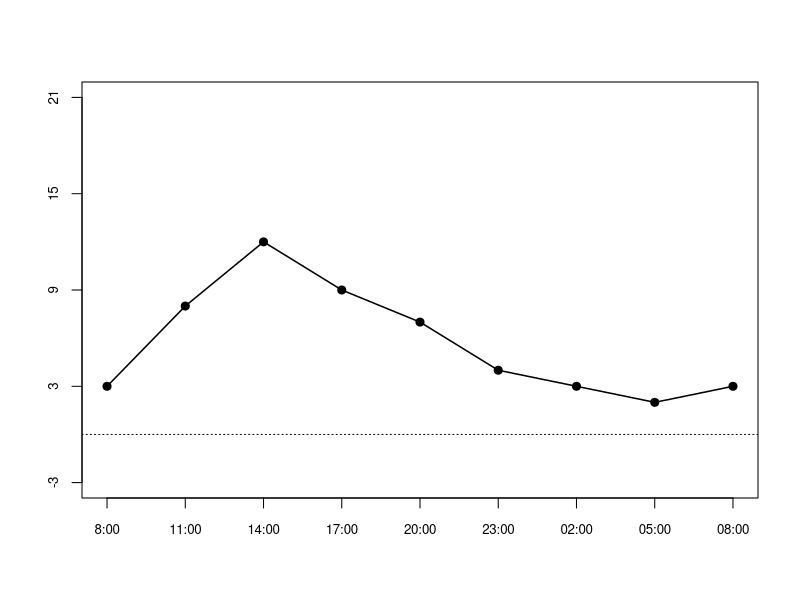
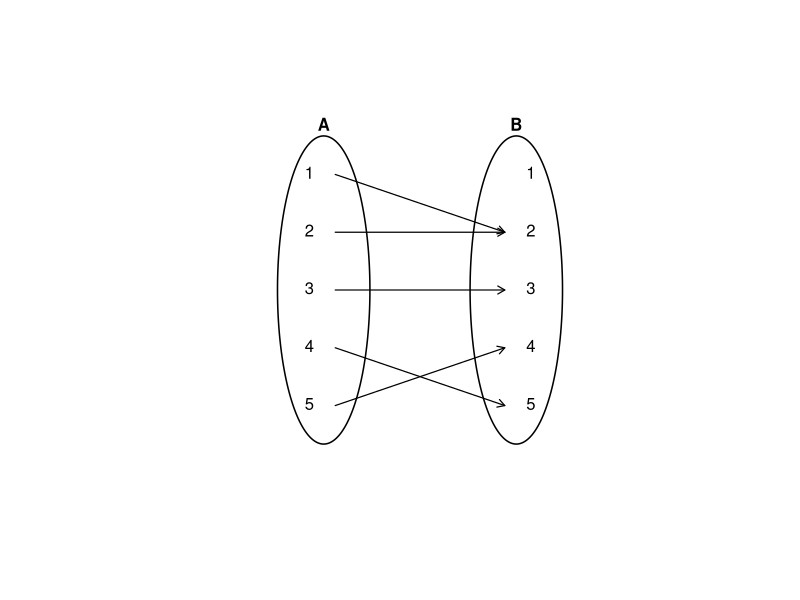
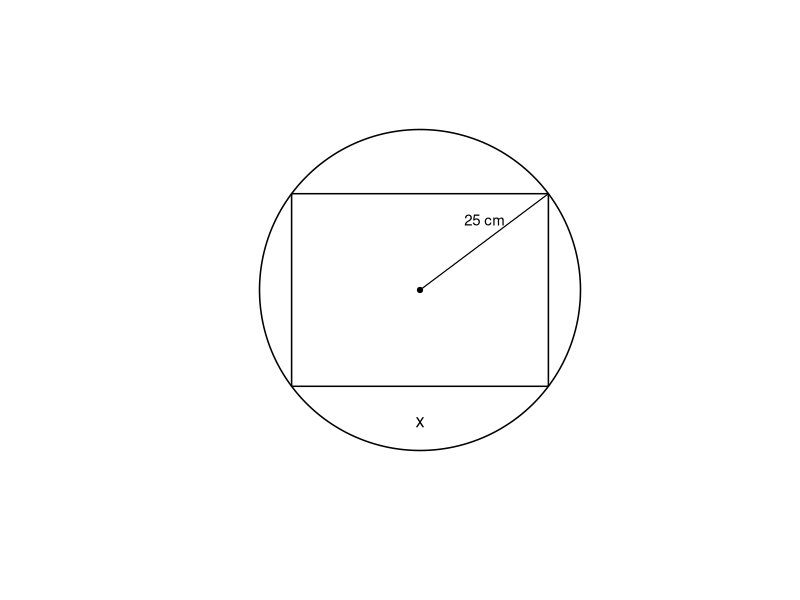
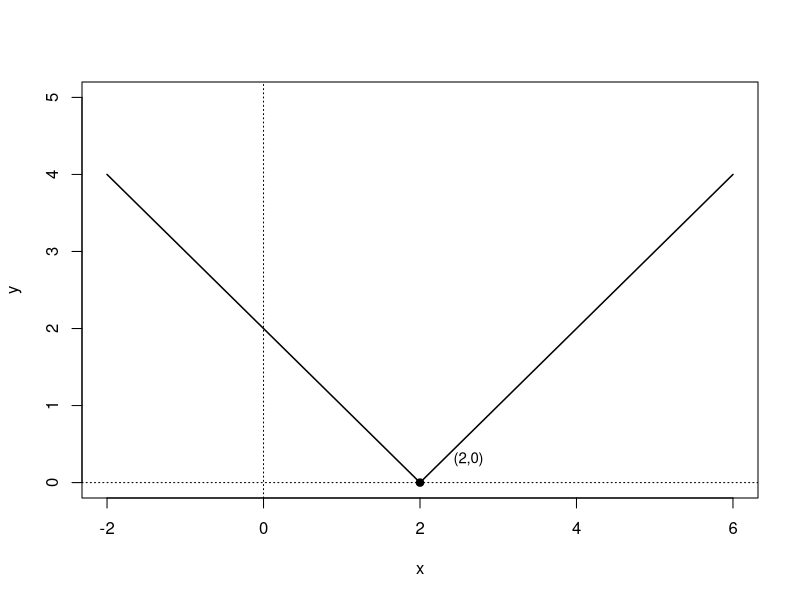
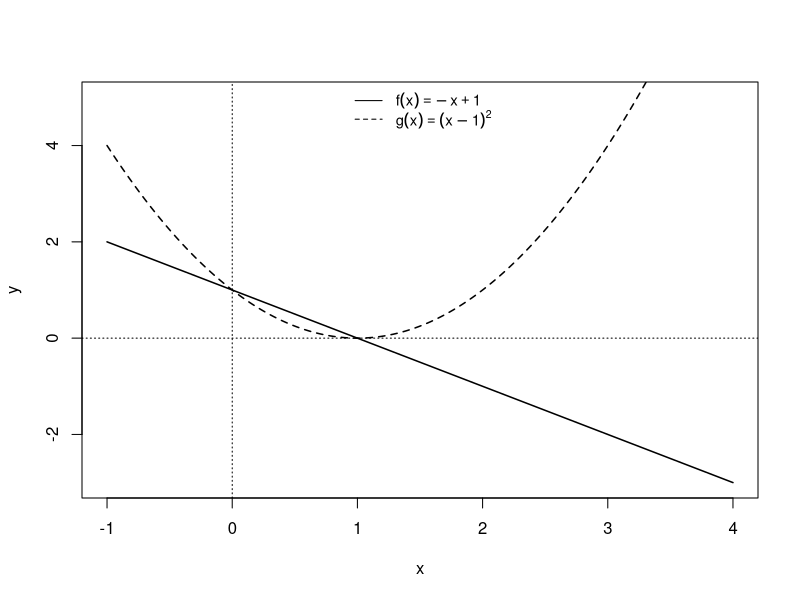
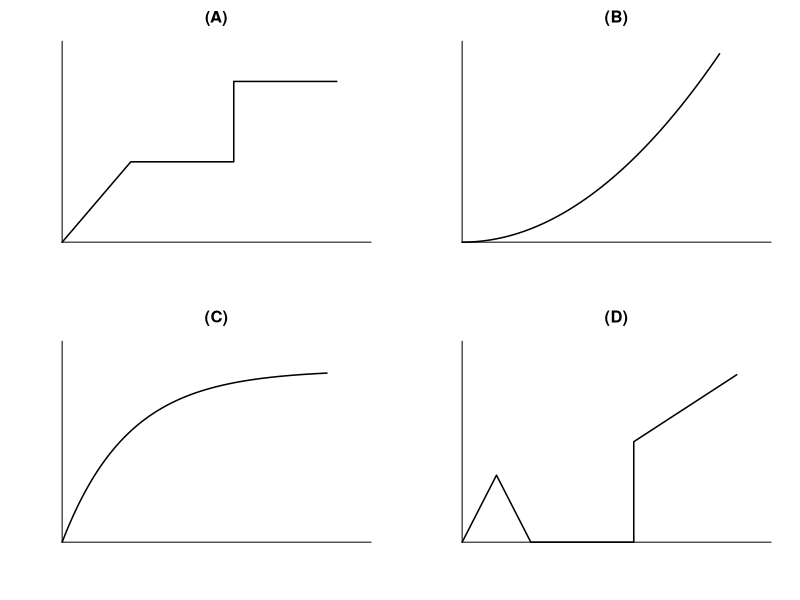
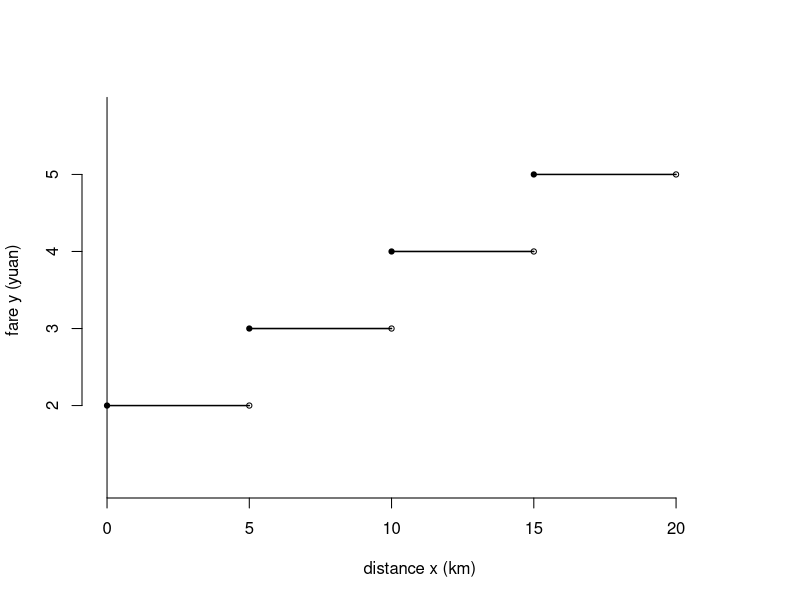
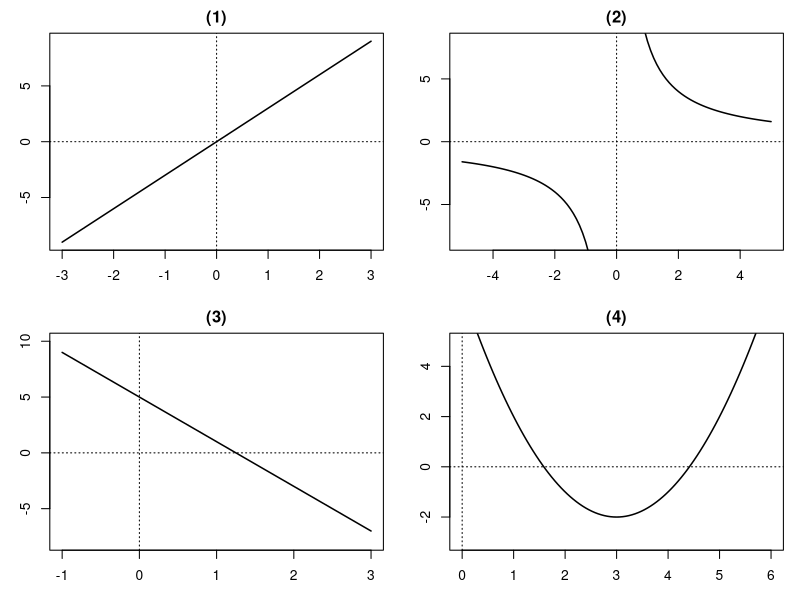

R code for these plots, in order:
setwd("C:/Users/18904/Github/senior-mathematics/codes")
if(!dir.exists("../figures"))dir.create("../figures")

# week9-1: temperature curve from 8:00 to next day 8:00
draw1=function(){
  x=0:8
  y=c(3,8,12,9,7,4,3,2,3)
  lab=c("8:00","11:00","14:00","17:00","20:00","23:00","02:00","05:00","08:00")
  plot(x,y,type="o",pch=19,lwd=1.5,xaxt="n",yaxt="n",xlab="",ylab="",ylim=c(-3,21))
  axis(1,at=x,labels=lab,cex.axis=0.8)
  axis(2,at=c(-3,3,9,15,21),cex.axis=0.8)
  abline(h=0,lty=3)
}
cairo_pdf("../figures/week9-1.pdf",width=4,height=4,family="SimSun");draw1();dev.off()
svglite::svglite("../figures/week9-1.svg",width=4,height=4);draw1();dev.off()

# week9-2: arrow mapping A={1..5} to B={1..5}
draw2=function(){
  plot(0,0,xlim=c(0,10),ylim=c(0,10),type="n",asp=1,axes=FALSE,xlab="",ylab="")
  theta=seq(0,2*pi,length=200)
  # ellipses as tall ovals
  cx=2.5;cy=5;rx=1.2;ry=4.0
  polygon(cx+rx*cos(theta),cy+ry*sin(theta),lwd=1.5)
  cx2=7.5
  polygon(cx2+rx*cos(theta),cy+ry*sin(theta),lwd=1.5)
  text(cx,9.3,"A",font=2)
  text(cx2,9.3,"B",font=2)
  # elements 1..5 vertically
  ys=seq(8,2,by=-1.5)
  text(rep(cx,5),ys,as.character(1:5),pos=2)
  text(rep(cx2,5),ys,as.character(1:5),pos=4)
  # arrows: 1->2, 2->2, 3->3, 4->5, 5->4
  src=c(1,2,3,4,5);dst=c(2,2,3,5,4)
  for(i in 1:5){
    arrows(cx+0.3,ys[src[i]],cx2-0.3,ys[dst[i]],length=0.08,lwd=1.2)
  }
}
cairo_pdf("../figures/week9-2.pdf",width=4,height=4,family="SimSun");draw2();dev.off()
svglite::svglite("../figures/week9-2.svg",width=4,height=4);draw2();dev.off()

# week9-3: circle radius 25 with inscribed rectangle
draw3=function(){
  plot(0,0,xlim=c(-30,30),ylim=c(-30,30),type="n",asp=1,axes=FALSE,xlab="",ylab="")
  theta=seq(0,2*pi,length=200)
  lines(25*cos(theta),25*sin(theta),lwd=1.5)
  # rectangle centered, width x=40, height 30
  rx=20;ry=15
  rect(-rx,-ry,rx,ry,lwd=1.5)
  points(0,0,pch=19,cex=0.7)
  segments(0,0,rx,ry,lwd=1.2)
  text(rx/2,ry/2+1,"25 cm",pos=3,cex=0.9)
  text(0,-ry-3,"x",pos=1,cex=1.1)
}
cairo_pdf("../figures/week9-3.pdf",width=4,height=4,family="SimSun");draw3();dev.off()
svglite::svglite("../figures/week9-3.svg",width=4,height=4);draw3();dev.off()

# week9-4: y=|x-2| V shape vertex (2,0)
draw4=function(){
  x=seq(-2,6,length=200);y=abs(x-2)
  plot(x,y,type="l",lwd=1.5,xlab="x",ylab="y",ylim=c(0,5))
  abline(h=0,v=0,lty=3)
  points(2,0,pch=19)
  text(2.3,0.3,"(2,0)",pos=4,cex=0.9)
}
cairo_pdf("../figures/week9-4.pdf",width=4,height=4,family="SimSun");draw4();dev.off()
svglite::svglite("../figures/week9-4.svg",width=4,height=4);draw4();dev.off()

# week9-5: f(x)=-x+1 and g(x)=(x-1)^2 on same axes
draw5=function(){
  x=seq(-1,4,length=200)
  plot(x,-x+1,type="l",lwd=1.5,xlab="x",ylab="y",ylim=c(-3,5))
  lines(x,(x-1)^2,lwd=1.5,lty=2)
  abline(h=0,v=0,lty=3)
  legend("top",legend=c(expression(f(x)==-x+1),expression(g(x)==(x-1)^2)),lty=c(1,2),bty="n",cex=0.9)
}
cairo_pdf("../figures/week9-5.pdf",width=4,height=4,family="SimSun");draw5();dev.off()
svglite::svglite("../figures/week9-5.svg",width=4,height=4);draw5();dev.off()

# week9-6: four distance-time graphs A,B,C,D
draw6=function(){
  par(mfrow=c(2,2),mar=c(3,3,2,1))
  # A: rise-flat-rise
  plot(c(0,2,5,5,8),c(0,2,2,4,4),type="l",lwd=1.5,axes=FALSE,xlab="",ylab="",main="(A)",ylim=c(0,5),xlim=c(0,9))
  segments(0,0,0,5,lwd=1);segments(0,0,9,0,lwd=1)
  text(4.5,-0.5,"time",pos=1);text(-0.3,2.5,"distance from home",pos=2,srt=90,cex=0.8)
  # B: concave up rising
  xs=seq(0,5,length=100);ys=0.3*xs^2
  plot(xs,ys,type="l",lwd=1.5,axes=FALSE,xlab="",ylab="",main="(B)",ylim=c(0,8),xlim=c(0,6))
  segments(0,0,0,8,lwd=1);segments(0,0,6,0,lwd=1)
  # C: concave down plateau
  xs=seq(0,6,length=100);ys=6*(1-exp(-xs/1.5))
  plot(xs,ys,type="l",lwd=1.5,axes=FALSE,xlab="",ylab="",main="(C)",ylim=c(0,7),xlim=c(0,7))
  segments(0,0,0,7,lwd=1);segments(0,0,7,0,lwd=1)
  # D: rise-peak-fall-zero-rise
  plot(c(0,1,2,3,5,5,8),c(0,2,0,0,0,3,5),type="l",lwd=1.5,axes=FALSE,xlab="",ylab="",main="(D)",ylim=c(0,6),xlim=c(0,9))
  segments(0,0,0,6,lwd=1);segments(0,0,9,0,lwd=1)
}
cairo_pdf("../figures/week9-6.pdf",width=8,height=8,family="SimSun");draw6();dev.off()
svglite::svglite("../figures/week9-6.svg",width=8,height=8);draw6();dev.off()

# week9-7: bus fare step function 0<x<=20
draw7=function(){
  plot(0,0,xlim=c(0,22),ylim=c(1,6),type="n",axes=FALSE,xlab="distance x (km)",ylab="fare y (yuan)")
  segments(0,0,0,6,lwd=1);segments(0,0,22,0,lwd=1)
  breaks=c(0,5,10,15,20);vals=c(2,3,4,5)
  for(i in 1:4){
    segments(breaks[i],vals[i],breaks[i+1],vals[i],lwd=1.5)
    points(breaks[i],vals[i],pch=19,cex=0.7)
    points(breaks[i+1],vals[i],pch=1,cex=0.7)
  }
  axis(1,at=breaks,labels=as.character(breaks));axis(2,at=2:5)
  abline(h=0,lty=3)
}
cairo_pdf("../figures/week9-7.pdf",width=4,height=4,family="SimSun");draw7();dev.off()
svglite::svglite("../figures/week9-7.svg",width=4,height=4);draw7();dev.off()

# week9-8: four functions y=3x, y=8/x, y=-4x+5, y=x^2-6x+7
draw8=function(){
  par(mfrow=c(2,2),mar=c(3,3,2,1))
  curve(3*x,-3,3,lwd=1.5,xlab="x",ylab="y",main="(1)",ylim=c(-9,9));abline(h=0,v=0,lty=3)
  curve(8/x,-5,5,lwd=1.5,xlab="x",ylab="y",main="(2)",ylim=c(-8,8));abline(h=0,v=0,lty=3)
  curve(-4*x+5,-1,3,lwd=1.5,xlab="x",ylab="y",main="(3)",ylim=c(-8,10));abline(h=0,v=0,lty=3)
  curve(x^2-6*x+7,0,6,lwd=1.5,xlab="x",ylab="y",main="(4)",ylim=c(-3,5));abline(h=0,v=0,lty=3)
}
cairo_pdf("../figures/week9-8.pdf",width=8,height=8,family="SimSun");draw8();dev.off()
svglite::svglite("../figures/week9-8.svg",width=8,height=8);draw8();dev.off()

# week9-9: (1) sign step f(x)=0 x<=0, 1 x>0; (2) G(n)=3n+1 discrete
draw9=function(){
  par(mfrow=c(1,2),mar=c(3,3,2,1))
  # (1)
  plot(0,0,xlim=c(-3,3),ylim=c(-0.5,1.5),type="n",xlab="x",ylab="y",main="(1)",yaxt="n")
  abline(h=0,v=0,lty=3)
  segments(-3,0,0,0,lwd=1.5);segments(0,1,3,1,lwd=1.5)
  points(0,0,pch=19,cex=0.8);points(0,1,pch=1,cex=0.8)
  axis(2,at=c(0,1))
  # (2)
  plot(c(1,2,3),c(4,7,10),type="p",pch=19,lwd=1.5,xlab="n",ylab="G(n)",main="(2)",xlim=c(0,4),ylim=c(0,12))
  abline(h=0,v=0,lty=3)
}
cairo_pdf("../figures/week9-9.pdf",width=8,height=4,family="SimSun");draw9();dev.off()
svglite::svglite("../figures/week9-9.svg",width=8,height=4);draw9();dev.off()

# week9-10: rectangle area 10, sides x,y, diagonal d
draw10=function(){
  plot(0,0,xlim=c(0,10),ylim=c(0,6),type="n",asp=1,axes=FALSE,xlab="",ylab="")
  rect(1,1,8,4,lwd=1.5)
  segments(1,4,8,1,lwd=1.5)
  text(4.5,2.6,"d",pos=3,cex=1.1)
  text(4.5,1.0,"x",pos=1,cex=1.1)
  text(8.3,2.5,"y",pos=4,cex=1.1)
}
cairo_pdf("../figures/week9-10.pdf",width=4,height=4,family="SimSun");draw10();dev.off()
svglite::svglite("../figures/week9-10.svg",width=4,height=4);draw10();dev.off()

# week9-11: r=f(p) piecewise with asymptote m at p=6
draw11=function(){
  plot(0,0,xlim=c(-7,8),ylim=c(-1,7),type="n",xlab="p",ylab="r")
  abline(h=0,v=0,lty=3)
  # left branch: from (-5,2) rising concave up to (0,5)
  xs=seq(-5,0,length=100);ys=2+3*(1-exp((xs+5)/2))
  lines(xs,ys,lwd=1.5)
  points(-5,2,pch=19,cex=0.7);points(0,5,pch=19,cex=0.7)
  # right branch l: from (2,0) rising concave up approaching x=6
  xs=seq(2,5.8,length=100);ys=1.5*exp((xs-2)/1.5)-1.5
  lines(xs,ys,lwd=1.5)
  points(2,0,pch=1,cex=0.7)
  # dashed asymptote m at x=6
  segments(6,-1,6,7,lty=2,lwd=1.2)
  text(6.2,6.5,"m",pos=4)
  text(5.2,3,"l",pos=4,cex=1.1)
}
cairo_pdf("../figures/week9-11.pdf",width=4,height=4,family="SimSun");draw11();dev.off()
svglite::svglite("../figures/week9-11.svg",width=4,height=4);draw11();dev.off()

# week9-12: arbitrary curve domain [-3,8] x!=5, range [-1,2] y!=0
draw12=function(){
  plot(0,0,xlim=c(-4,9),ylim=c(-2,3),type="n",xlab="x",ylab="y")
  abline(h=0,v=0,lty=3)
  xs=seq(-3,8,length=300);ys=0.8*sin(xs*0.8)+0.5
  # break at x=5
  sel=xs<5;lines(xs[sel],ys[sel],lwd=1.5)
  sel=xs>5;lines(xs[sel],ys[sel],lwd=1.5)
}
cairo_pdf("../figures/week9-12.pdf",width=4,height=4,family="SimSun");draw12();dev.off()
svglite::svglite("../figures/week9-12.svg",width=4,height=4);draw12();dev.off()

# week9-13: floor function y=[x] on (-2.5,3]
draw13=function(){
  plot(0,0,xlim=c(-3,3.5),ylim=c(-3,3.5),type="n",xlab="x",ylab="y")
  abline(h=0,v=0,lty=3)
  for(k in -3:3){
    segments(k,k+1,k,lwd=1.5)
    points(k,k,pch=19,cex=0.7);points(k,k+1,pch=1,cex=0.7)
  }
}
cairo_pdf("../figures/week9-13.pdf",width=4,height=4,family="SimSun");draw13();dev.off()
svglite::svglite("../figures/week9-13.svg",width=4,height=4);draw13();dev.off()

# week9-14: island, point P on coast, town 12km east, boat route d1
draw14=function(){
  plot(0,0,xlim=c(-1,14),ylim=c(-4,3),type="n",asp=1,axes=FALSE,xlab="",ylab="")
  # coastline horizontal
  segments(-1,0,14,0,lwd=1.5)
  P=c(2,0);town=c(12,0);island=c(2,-3)
  text(P[1],0.3,"P",pos=3,font=2)
  text(town[1],0.3,"town",pos=3,font=2)
  text(island[1],island[2]-0.3,"island",pos=1,font=2)
  # vertical 2km from P to island
  segments(P[1],P[2],island[1],island[2],lty=2,lwd=1.2)
  text(P[1]-0.3,(P[2]+island[2])/2,"2 km",pos=2,cex=0.9)
  # landing point x from P
  land=c(7,0)
  segments(island[1],island[2],land[1],land[2],lty=2,lwd=1.2)
  text((island[1]+land[1])/2,(island[2]+land[2])/2+0.3,"d1",pos=4,cex=1.0)
  # horizontal dimension x from P to landing
  segments(P[1],0.6,land[1],0.6,lwd=1)
  arrows(P[1],0.6,land[1],0.6,length=0.08,lwd=1)
  arrows(land[1],0.6,P[1],0.6,length=0.08,lwd=1)
  text((P[1]+land[1])/2,0.8,"x",pos=3,cex=1.0)
  # 12-x from landing to town
  segments(land[1],0.6,town[1],0.6,lwd=1)
  arrows(land[1],0.6,town[1],0.6,length=0.08,lwd=1)
  arrows(town[1],0.6,land[1],0.6,length=0.08,lwd=1)
  text((land[1]+town[1])/2,0.8,"12-x",pos=3,cex=0.9)
}
cairo_pdf("../figures/week9-14.pdf",width=4,height=4,family="SimSun");draw14();dev.off()
svglite::svglite("../figures/week9-14.svg",width=4,height=4);draw14();dev.off()
